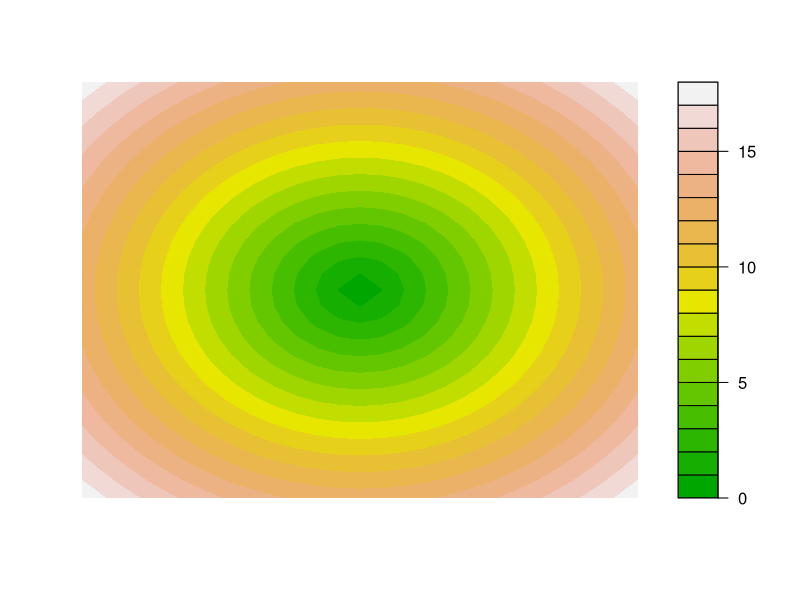
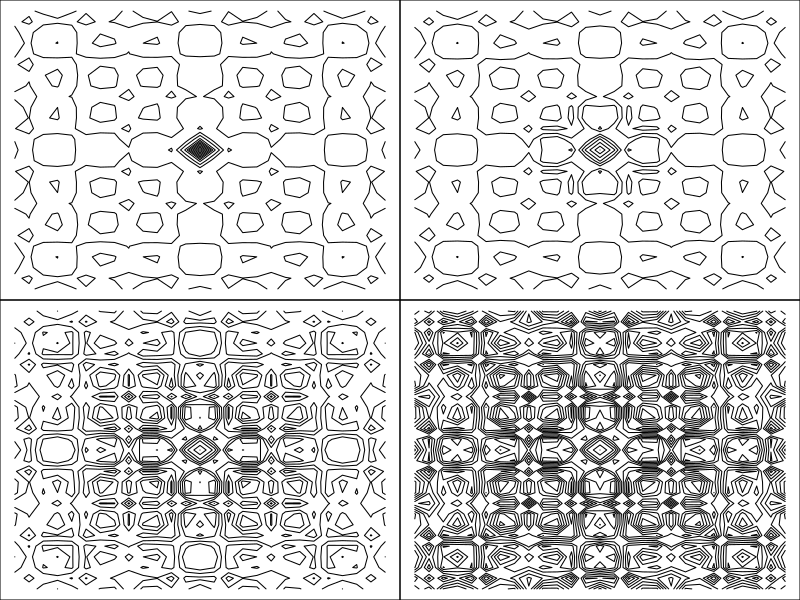
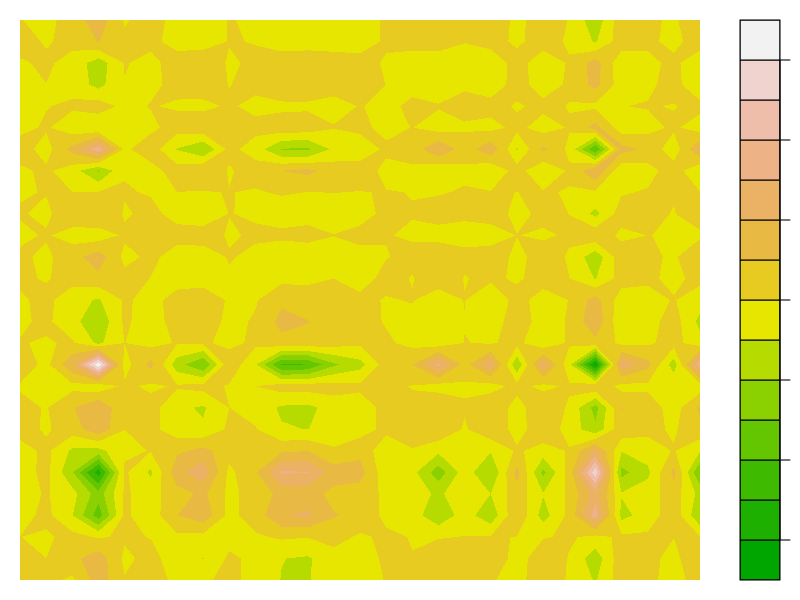

Write the R code that produced these figures, in order.
# ------------------------------------------------------------------------------
# Matrices and contours
# Persian Rug Art
# Pete's Changes
# ------------------------------------------------------------------------------
# outer is also possible as %o% compared to inner product %*%.
# also have kronecker
# ------------------------------------------------------------------------------
# Create vectors to provide the values for x and y calculations.
x <- y <- seq(-4*pi, 4*pi, len = 27)
# Calculate a function using the outer product of x and y and the function '+'.
r <- sqrt(outer(x^2, y^2, "+"))
# Visualise the values as a filled contour plot.
filled.contour(r, #axes = FALSE,
               color.palette = terrain.colors,
               frame.plot = FALSE, plot.axes = {})

# Run through a series of ordinary contour plots for different transformations.
par(mfrow = c(2, 2), mar = rep(0, 4))
for(f in pi^(0:3))
    contour(g <- cos(r^2)*exp(-r/f),
            drawlabels = FALSE, axes = FALSE, frame = TRUE)

# Try a random variable and solve it to see what we get.
par(mfrow=c(1, 1), mar=rep(1, 4))
s <- matrix(rbinom(27 * 27, size=10, prob=0.5), nrow=27, ncol=27)
t <- solve(s)
filled.contour(t, #axes = FALSE,
               color.palette = terrain.colors,
               frame.plot = FALSE, plot.axes = {})
